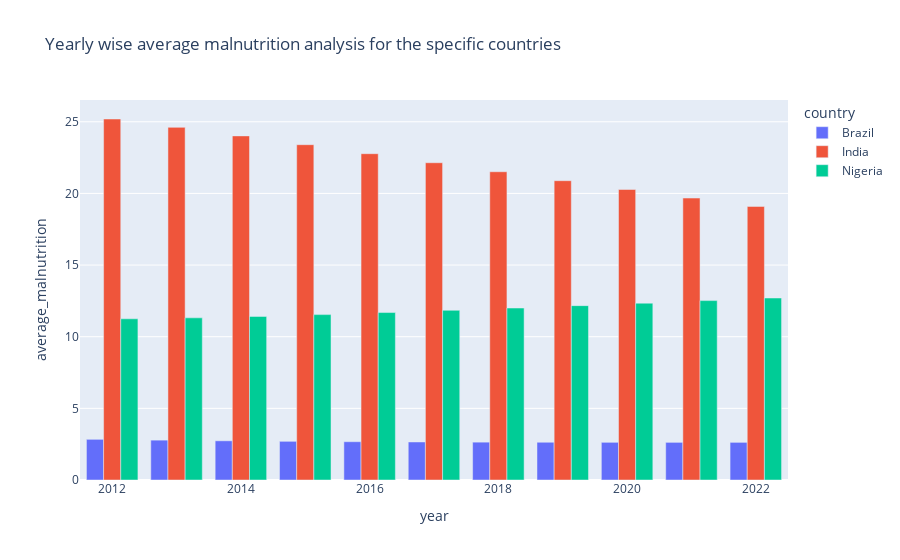

Write notebook code for a chart like this one.
### Code cell
fig= px.bar(df_mal_qn6,
            x="year",
            y="average_malnutrition",
            color="country",
            barmode="group",
            title="Yearly wise average malnutrition analysis for the specific countries" 
)
fig.show()

### Figure 1 — Plotly figure (JSON) as saved in the notebook; plotly's stock layout.template omitted (floating-point values rounded to 4 significant figures)
{"data": [{"alignmentgroup": "True", "hovertemplate": "country=Brazil<br>year=%{x}<br>average_malnutrition=%{y}<extra></extra>", "legendgroup": "Brazil", "marker": {"color": "#636efa", "pattern": {"shape": ""}}, "name": "Brazil", "offsetgroup": "Brazil", "orientation": "v", "showlegend": true, "textposition": "auto", "type": "bar", "x": [2012, 2013, 2014, 2015, 2016, 2017, 2018, 2019, 2020, 2021, 2022], "xaxis": "x", "y": [2.839, 2.781, 2.735, 2.699, 2.672, 2.654, 2.642, 2.635, 2.629, 2.627, 2.627], "yaxis": "y"}, {"alignmentgroup": "True", "hovertemplate": "country=India<br>year=%{x}<br>average_malnutrition=%{y}<extra></extra>", "legendgroup": "India", "marker": {"color": "#EF553B", "pattern": {"shape": ""}}, "name": "India", "offsetgroup": "India", "orientation": "v", "showlegend": true, "textposition": "auto", "type": "bar", "x": [2012, 2013, 2014, 2015, 2016, 2017, 2018, 2019, 2020, 2021, 2022], "xaxis": "x", "y": [25.19, 24.61, 24.01, 23.4, 22.77, 22.14, 21.51, 20.89, 20.27, 19.68, 19.09], "yaxis": "y"}, {"alignmentgroup": "True", "hovertemplate": "country=Nigeria<br>year=%{x}<br>average_malnutrition=%{y}<extra></extra>", "legendgroup": "Nigeria", "marker": {"color": "#00cc96", "pattern": {"shape": ""}}, "name": "Nigeria", "offsetgroup": "Nigeria", "orientation": "v", "showlegend": true, "textposition": "auto", "type": "bar", "x": [2012, 2013, 2014, 2015, 2016, 2017, 2018, 2019, 2020, 2021, 2022], "xaxis": "x", "y": [11.25, 11.32, 11.42, 11.54, 11.69, 11.84, 12.0, 12.17, 12.34, 12.52, 12.7], "yaxis": "y"}], "layout": {"barmode": "group", "legend": {"title": {"text": "country"}, "tracegroupgap": 0}, "title": {"text": "Yearly wise average malnutrition analysis for the specific countries"}, "xaxis": {"anchor": "y", "domain": [0, 1], "title": {"text": "year"}}, "yaxis": {"anchor": "x", "domain": [0, 1], "title": {"text": "average_malnutrition"}}}}
